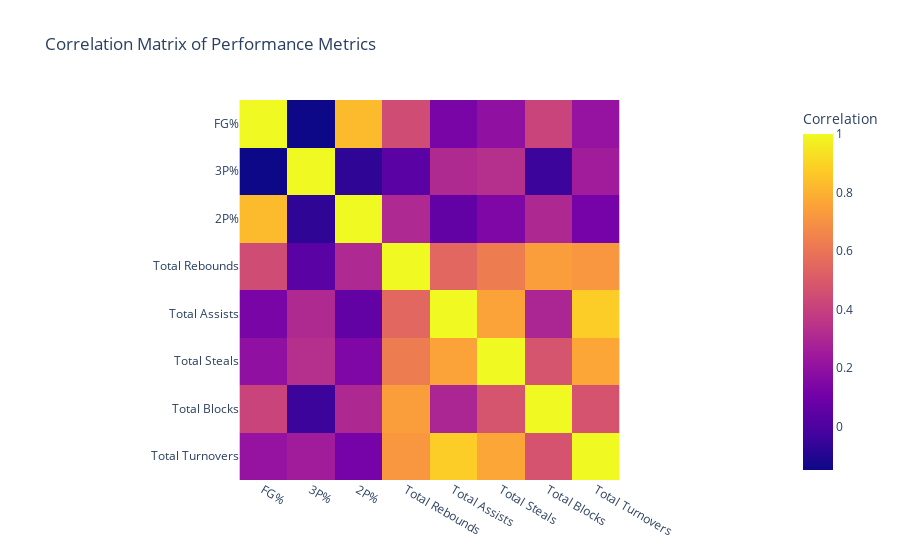

The cell this chart's notebook holds for it:
### Code cell
# Calculate correlation matrix
#este tambien se queda?
correlation_matrix = SS[['pctFG', 'pctFG3', 'pctFG2', 'trbTotals', 'astTotals', 'stlTotals', 'blkTotals', 'tovTotals']].corr()

fig = px.imshow(correlation_matrix, 
                title='Correlation Matrix of Performance Metrics',
                labels={'color': 'Correlation'},
                x=['FG%', '3P%', '2P%', 'Total Rebounds', 'Total Assists', 'Total Steals', 'Total Blocks', 'Total Turnovers'],
                y=['FG%', '3P%', '2P%', 'Total Rebounds', 'Total Assists', 'Total Steals', 'Total Blocks', 'Total Turnovers'])
fig.show()

### Figure 1 — Plotly figure (JSON) as saved in the notebook; plotly's stock layout.template omitted (floating-point values rounded to 4 significant figures)
{"data": [{"coloraxis": "coloraxis", "hovertemplate": "x: %{x}<br>y: %{y}<br>Correlation: %{z}<extra></extra>", "name": "0", "type": "heatmap", "x": ["FG%", "3P%", "2P%", "Total Rebounds", "Total Assists", "Total Steals", "Total Blocks", "Total Turnovers"], "xaxis": "x", "y": ["FG%", "3P%", "2P%", "Total Rebounds", "Total Assists", "Total Steals", "Total Blocks", "Total Turnovers"], "yaxis": "y", "z": [[1, -0.1486, 0.8291, 0.4452, 0.1318, 0.1943, 0.4122, 0.213], [-0.1486, 1, -0.07291, 0.03582, 0.3091, 0.3317, -0.04424, 0.2547], [0.8291, -0.07291, 1, 0.3041, 0.05947, 0.1439, 0.3008, 0.1167], [0.4452, 0.03582, 0.3041, 1, 0.5492, 0.6284, 0.738, 0.7196], [0.1318, 0.3091, 0.05947, 0.5492, 1, 0.7561, 0.2934, 0.8799], [0.1943, 0.3317, 0.1439, 0.6284, 0.7561, 1, 0.4757, 0.7641], [0.4122, -0.04424, 0.3008, 0.738, 0.2934, 0.4757, 1, 0.4741], [0.213, 0.2547, 0.1167, 0.7196, 0.8799, 0.7641, 0.4741, 1]]}], "layout": {"coloraxis": {"colorbar": {"title": {"text": "Correlation"}}, "colorscale": [[0, "#0d0887"], [0.1111, "#46039f"], [0.2222, "#7201a8"], [0.3333, "#9c179e"], [0.4444, "#bd3786"], [0.5556, "#d8576b"], [0.6667, "#ed7953"], [0.7778, "#fb9f3a"], [0.8889, "#fdca26"], [1, "#f0f921"]]}, "title": {"text": "Correlation Matrix of Performance Metrics"}, "xaxis": {"anchor": "y", "constrain": "domain", "domain": [0, 1], "scaleanchor": "y"}, "yaxis": {"anchor": "x", "autorange": "reversed", "constrain": "domain", "domain": [0, 1]}}}
